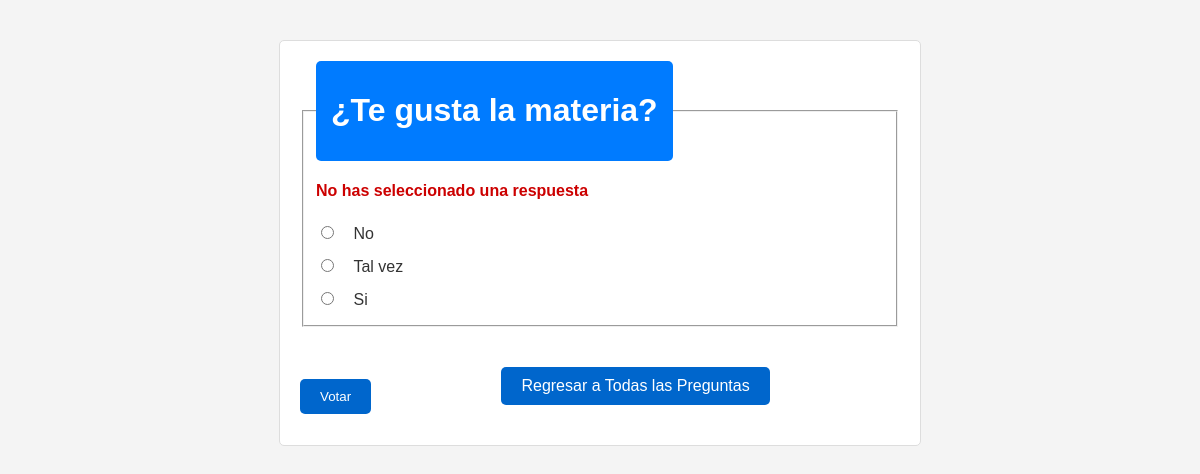
The app's page /votaciones/1/vote/ (signed in) with its own data.
### votaciones/models.py (models this page shows, shortened)
class Pregunta(models.Model):
    texto_pregunta = models.CharField(max_length=200)
    fecha_publicacion = models.DateTimeField("fecha de publicación de la pregunta")

class Respuesta(models.Model):
    pregunta = models.ForeignKey(Pregunta, on_delete=models.CASCADE)
    texto_respuesta = models.CharField(max_length=200)
    votos = models.IntegerField(default=0)

### votaciones/views.py (the view)
# urls.py: path("<int:pregunta_id>/vote/", views.vote, name="vote")
@login_required
def vote(request, pregunta_id):
    pregunta = get_object_or_404(Pregunta, pk=pregunta_id)
    try:
        respuesta_seleccionada = pregunta.respuesta_set.get(pk=request.POST["respuesta"])
    except (KeyError,Respuesta.DoesNotExist):
        return render(request, "votaciones/detalle.html", {"pregunta":pregunta, "error_message": "No has seleccionado una respuesta"})
    else:
        respuesta_seleccionada.votos = F("votos") + 1
        respuesta_seleccionada.save()
        return HttpResponseRedirect(reverse("votaciones:results", args=(pregunta.id,)))

### votaciones/templates/votaciones/detalle.html (shortened to what this page needs)
<!DOCTYPE html>
<html lang="es">
<head>
    {% load static %}
    <link rel="stylesheet" href="{% static 'votaciones/detalle.css' %}">
</head>
<body>
    <form action="{% url 'votaciones:vote' pregunta.id %}" method="post">
        <fieldset>
            <legend><h1>{{ pregunta.texto_pregunta }}</h1></legend>
            {% if error_message %}<p><strong>{{ error_message }}</strong></p>{% endif %}
            {% for respuesta in pregunta.respuesta_set.all %}
                <input type="radio" name="respuesta" id="respuesta{{ forloop.counter }}" value="{{ respuesta.id }}">
                <label for="respuesta{{ forloop.counter }}">{{ respuesta.texto_respuesta }}</label><br>
            {% endfor %}
        </fieldset>
        <div class="botones-container">
            <input type="submit" value="Votar">
            <a href="{% url 'votaciones:index' %}" class="btn-regresar">Regresar a Todas las Preguntas</a>
        </div>
    </form>
</body>
</html>

### votaciones/static/votaciones/detalle.css (style rules this page uses)
body { font-family: Arial, Helvetica, sans-serif; background-color: #F4F4F4; color: #333333; margin: 40px; padding: 0; }
form { background-color: #FFFFFF; border: 1px solid #DDDDDD; padding: 20px; border-radius: 5px; max-width: 600px; margin: auto; }
legend { background-color: #007BFF; color: white; padding: 10px 15px; border-radius: 5px; }
label { margin-left:10px; font-size: 16px; }
input[type="radio"] { margin: 10px 5px; }
input[type="submit"] { background-color: #06C; color: white; padding: 10px 20px; border: none; border-radius: 5px; cursor: pointer; margin-top: 20px; }
p { color: #CC0000; font-weight: bold; }
a { display: inline-block; background-color: #06C; color: white; padding: 10px 20px; border-radius: 5px; text-decoration: none; text-align: center; margin:20px auto; width: fit-content; }
.botones-container { display: flex; justify-content: space-between; align-items: center; margin-top: 20px; }
input[type="submit"], .btn-regresar { background-color: #06C; color: white; padding: 10px 20px; border-radius: 5px; text-decoration: none; border: none; cursor: pointer; }
.btn-regresar { text-align: center; }

### records on screen
Pregunta: texto_pregunta "¿Te gusta la materia?"
Respuesta: texto_respuesta "No"
Respuesta: texto_respuesta "Tal vez"
Respuesta: texto_respuesta "Si"

### other values on screen
{{ error_message }} "No has seleccionado una respuesta"
